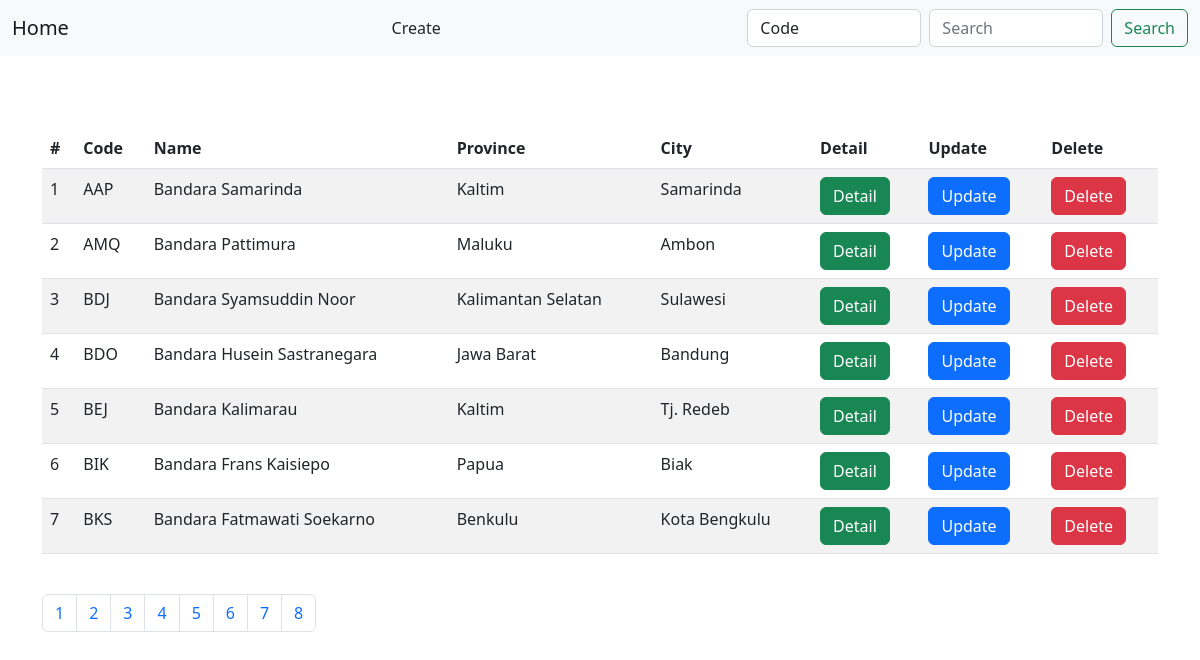
The page / on the database its author committed.
### tables this page shows
CREATE TABLE `airports` (
  `id` int(11) NOT NULL,
  `code` varchar(3) NOT NULL,
  `name` varchar(256) NOT NULL,
  `province` varchar(256) NOT NULL,
  `city` varchar(256) NOT NULL
);

### index.php (the view, shortened to what this page needs)
<?php
  require "config.php";
  $pagination = 7;
  $page = (isset($_GET['page'])) ? $page = $_GET['page'] : 1;
  $position = ($page == 1) ? 0 : ($page - 1) * $pagination;
  $dmlNoPagination = "SELECT * FROM airports";
  $queryNoPagination = mysqli_query($conn, $dmlNoPagination);
  $rows = mysqli_num_rows($queryNoPagination);
  $pages = ceil($rows/$pagination);
  $dmlDefault = "SELECT * FROM airports LIMIT $position, $pagination";
  $queryDefault = mysqli_query($conn, $dmlDefault);
?>
<!DOCTYPE html>
<html>
    <head>
        <link href="https://cdn.jsdelivr.net/npm/bootstrap@5.2.0-beta1/dist/css/bootstrap.min.css" rel="stylesheet">
        <link href='https://unpkg.com/boxicons@2.1.2/css/boxicons.min.css' rel='stylesheet'>
        <link rel="stylesheet" href="https://unpkg.com/js-datepicker/dist/datepicker.min.css">
    </head>
    <body>
        <nav class="navbar bg-light">
            <div class="container-fluid">
              <a class="navbar-brand" href="index.php">Home</a>
              <a class="nav-link" href="create.php">Create</a>
              <form class="d-flex" method="get" action="index.php">
                <select name="attribute" id="attribute" class="form-control me-2">
                  <option value="code" selected>Code</option>
                </select>
                <input class="form-control me-2" type="search" name="search" placeholder="Search" aria-label="Search">
                <button class="btn btn-outline-success" type="submit" name="searchBtn">Search</button>
              </form>
            </div>
          </nav>
          <div class="container">
            <br><br><br>
              <table class="table table-striped">
                <thead>
                    <tr>
                        <th>#</th>
                        <th>Code</th>
                        <th>Name</th>
                        <th>Province</th>
                        <th>City</th>
                        <th>Detail</th>
                        <th>Update</th>
                        <th>Delete</th>
                    </tr>
                </thead>
                <tbody>
                  <?php while ($data = (isset($_GET['searchBtn'])) ? mysqli_fetch_array($querySearch) : mysqli_fetch_array($queryDefault)) { ?>
                    <form>
                        <tr>
                            <td><?= $data['id'] ?></td>
                            <td><?= $data['code'] ?></td>
                            <td><?= $data['name'] ?></td>
                            <td><?= $data['province'] ?></td>
                            <td><?= $data['city'] ?></td>
                            <td><a href="show.php?id=<?= $data['id'] ?>" class="btn btn-success">Detail</a></td>
                            <td><a href="update.php?id=<?= $data['id'] ?>" class="btn btn-primary">Update</a></td>
                            <td><a href="delete.php?id=<?= $data['id'] ?>" class="btn btn-danger">Delete</a></td>
                        </tr>
                    </form>
                  <?php } ?>
                </tbody>
              </table>
              <br>
              <ul class="pagination">
                <?php for ($i = 1; $i <= $pages; $i++) { ?>
                  <li class="page-item"><a class="page-link" href="<?php echo ($i != $page) ? "index.php?page=" . $i : "#" ?>"><?= $i ?></a></li>
                <?php } ?>
              </ul>
          </div>
    </body>
</html>

### rows shown on the page
airports: id "1", code "AAP", name "Bandara Samarinda", province "Kaltim", city "Samarinda"
airports: id "2", code "AMQ", name "Bandara Pattimura", province "Maluku", city "Ambon"
airports: id "3", code "BDJ", name "Bandara Syamsuddin Noor", province "Kalimantan Selatan", city "Sulawesi"
airports: id "4", code "BDO", name "Bandara Husein Sastranegara", province "Jawa Barat", city "Bandung"
airports: id "5", code "BEJ", name "Bandara Kalimarau", province "Kaltim", city "Tj. Redeb"
airports: id "6", code "BIK", name "Bandara Frans Kaisiepo", province "Papua", city "Biak"
airports: id "7", code "BKS", name "Bandara Fatmawati Soekarno", province "Benkulu", city "Kota Bengkulu"
